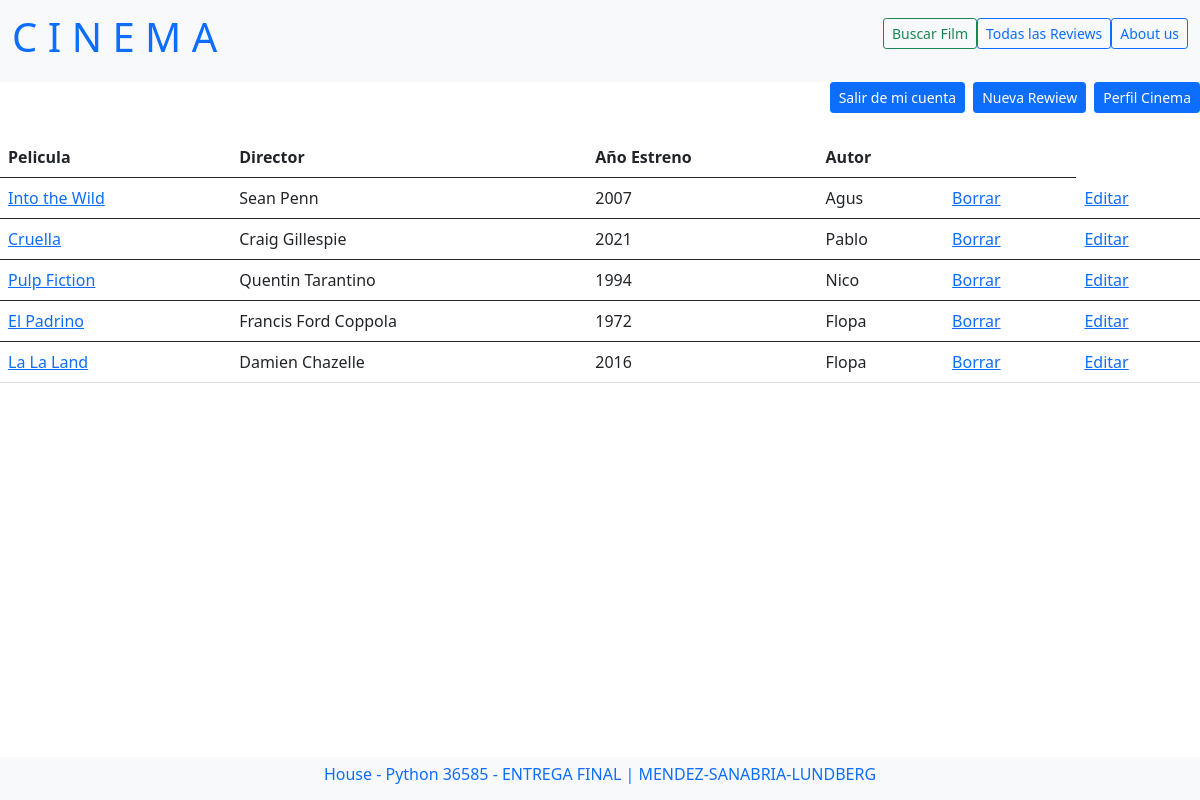
The app's page /reviews/lista_reviews/ (signed in) with its own data.
### reviews/models.py (models this page shows, shortened)
class ReviewModel(models.Model):
    titulo = models.CharField(max_length=100)
    director = models.CharField(max_length=100)
    estreno = models.CharField(max_length=100)
    cuerpo = models.TextField()
    autor = models.ForeignKey(User, on_delete=models.CASCADE)
    fecha_creacion = models.DateField(auto_now_add=True)

### reviews/views.py (the view)
# urls.py: path('lista_reviews/',views.ReviewsList.as_view(), name="reviews_list"),
class ReviewsList(ListView):
    model = ReviewModel
    template_name = "reviews/reviews_list.html"

### reviews/templates/reviews/reviews_list.html (shortened to what this page needs)
{% extends "reviews/reviews_inicio.html" %}
{% block content %}
  {% if object_list %}
  <table class="table">
    <thead>
      <tr>
        <th scope="col">Pelicula</th>
        <th scope="col">Director</th>
        <th scope="col">Año Estreno</th>
        <th scope="col">Autor</th>
        <th scope="col">
        </th>
      </tr>
    </thead>
      {% for review in object_list %}
      <tbody>
        <tr>
          <td><a href="{% url 'review_detail' review.id %}">{{review.titulo}}</a></td>
          <td><a>{{review.director}}</a></td>
          <td><a>{{review.estreno}}</a></td>
          <td><a>{{review.autor}}</a></td>
          {% if user.is_authenticated %}
          <td><a href="{% url 'review_delete' review.id %}">Borrar</a></td>
          <td><a href="{% url 'review_update' review.id %}">Editar</a></td>
          {% endif %}
        </tr>
      </tbody>
      {% endfor %}
    </table>
  {% else %}
    <h1> Aún no hay reviews</h1>
  {% endif %}
{% endblock %}

### reviews/templates/reviews/reviews_inicio.html (shortened to what this page needs)
<!doctype html>
<html lang="en">
  <head>
    <link href="https://cdn.jsdelivr.net/npm/bootstrap@5.0.2/dist/css/bootstrap.min.css" rel="stylesheet">
  </head>
  <body>
    <nav class="navbar navbar-expand-lg bg-light" >
        <div class="container-fluid">
        <a class="navbar-brand" href="{% url 'inicio' %}">
             <h1> C  I  N  E  M  A </h1>
            </a>
          <div class="d-grid gap-2 d-md-flex justify-content-md-end" id="navbarSupportedContent">
            <ul class="navbar-nav me-auto mb-2 mb-lg-0">
              <li class="nav-item">
                <a class="btn btn-outline-success btn-sm" aria-current="page" href="{% url 'buscar' %}">Buscar Film</a>
              </li>
              <li class="nav-item">
                <a class="btn btn-outline-primary btn-sm" href="{% url 'reviews_list' %}">Todas las Reviews</a>
              </li>
              <li class="nav-item">
                <a class="btn btn-outline-primary btn-sm" href="{% url 'about_us' %}">About us</a>
              </li>
          </div>
        </div>
      </nav>
      {% if user.is_authenticated %}
  <div class="d-grid gap-2 d-md-flex justify-content-md-end">
  <a href="{% url 'user_logout' %}">
    <button type="button" class="btn btn-primary btn-sm">
      Salir de mi cuenta
    </button></a>
    <a href="{% url 'review_create' %}">
    <button type="button" class="btn btn-primary btn-sm">
      Nueva Rewiew
    </button></a>
  <a href="{% url 'user_profile' user.id %}">
    <button type="button" class="btn btn-primary btn-sm">
      Perfil {{user.username}}
    </button></a>
  </div>
  <br>
  {% endif %}
  {% block content %}{% endblock %}
  </body>
  <ul class="nav bg-light fixed-bottom justify-content-center">
    <li class="nav-item">
      <a class="nav-link active" href="{% url 'about_us' %}"><h6> House - Python 36585 - ENTREGA FINAL | MENDEZ-SANABRIA-LUNDBERG</h6></a>
    </li>
  </ul>
</html>

### records on screen
ReviewModel: titulo "Into the Wild", director "Sean Penn", estreno "2007", autor "Agus"
ReviewModel: titulo "Cruella", director "Craig Gillespie", estreno "2021", autor "Pablo"
ReviewModel: titulo "Pulp Fiction", director "Quentin Tarantino", estreno "1994", autor "Nico"
ReviewModel: titulo "El Padrino", director "Francis Ford Coppola", estreno "1972", autor "Flopa"
ReviewModel: titulo "La La Land", director "Damien Chazelle", estreno "2016", autor "Flopa"

### other values on screen
{{ user.username }} "Cinema"
